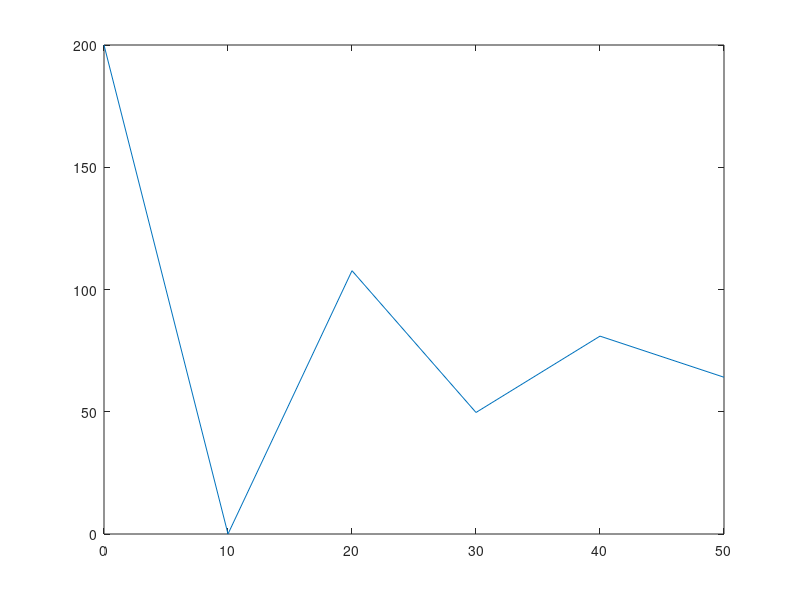

MATLAB code for this plot:
% This code compares the discretization errors.
% The Euler and improved Euler methods are used.
clear;
maxk = 5;     % number of time steps
T  = 50.0;      % final time
dt = T/maxk;
time(1) = 0;
u0 = 200.;  % initial temperature     
c  = 2./13.; % insulation factor
usur  = 70.; % surrounding temperature
uexact(1) = u0;
ueul(1)  = u0;
uieul(1)  = u0;
for k = 1:maxk
    time(k+1) = k*dt;
    % exact solution
    uexact(k+1) = usur + (u0 - usur)*exp(-c*k*dt);  
    % Euler numerical approximation
    ueul(k+1) = ueul(k) +dt*c*(usur - ueul(k)); 
    % improved Euler numerical approximation
    utemp = uieul(k) +dt*c*(usur - uieul(k));
	uieul(k+1)= uieul(k) +dt/2*(c*(usur - uieul(k))+c*(usur - utemp));
	err_eul(k+1) = abs(ueul(k+1) - uexact(k+1));
	err_im_eul(k+1) = abs(uieul(k+1) - uexact(k+1));
end
plot(time, ueul)
maxk
err_eul_at_T = err_eul(maxk+1)
err_im_eul_at_T = err_im_eul(maxk+1)
